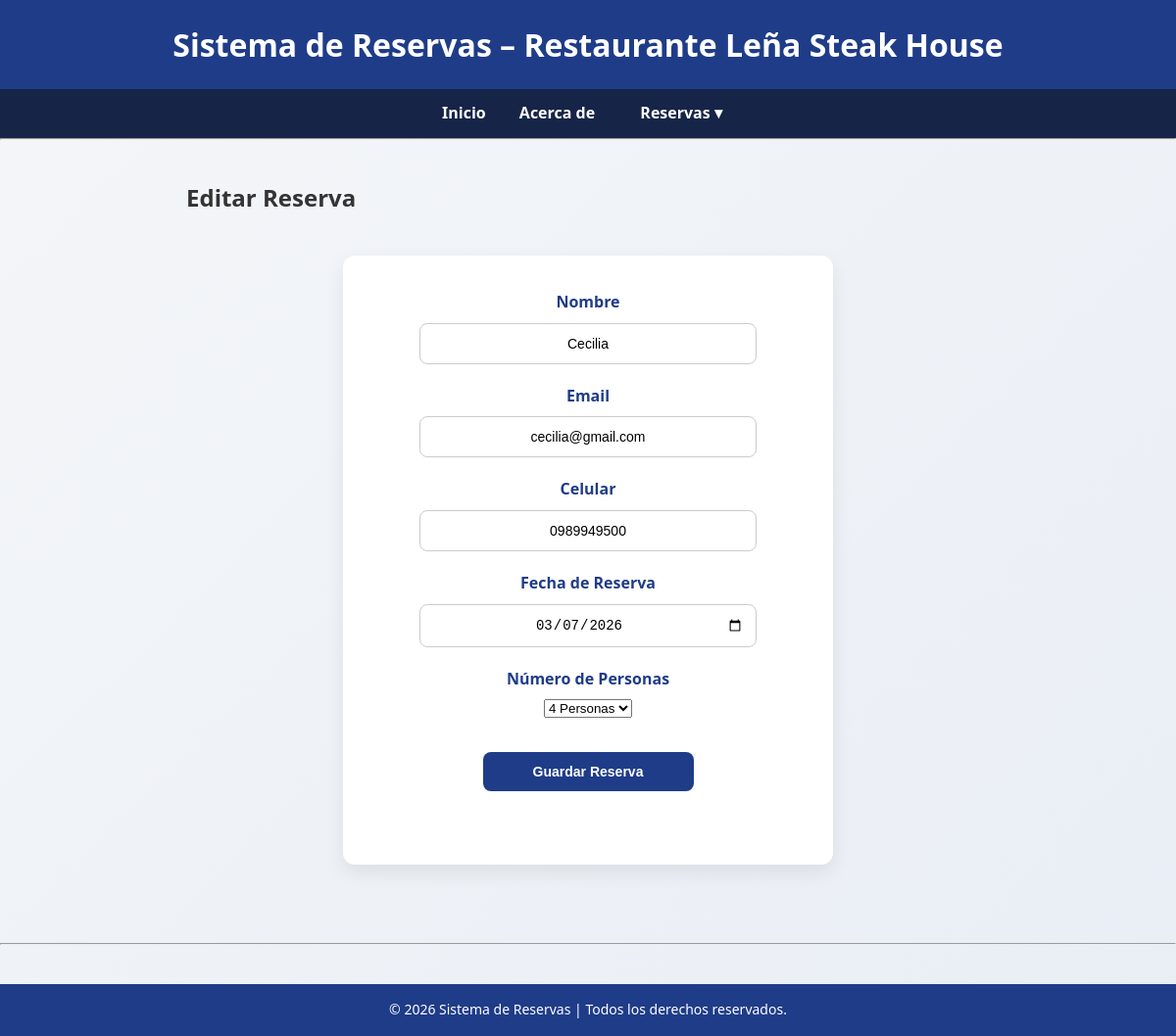
Screenshot of /clientes/editar/4 with the database file from the repository.
### tables this page shows
CREATE TABLE clientes (
                id INTEGER PRIMARY KEY AUTOINCREMENT,
                nombre TEXT NOT NULL,
                email TEXT NOT NULL,
                celular TEXT NOT NULL,
                fecha_reserva TEXT NOT NULL,
                personas INTEGER NOT NULL
            );

### app.py (the view, shortened to what this page needs)
@app.route("/clientes/editar/<int:id>", methods=["GET", "POST"])
def editar_cliente(id):
    cliente_db = gestor.obtener_cliente_por_id(id)
    if not cliente_db:
        flash("Cliente no encontrado", "danger")
        return redirect(url_for("clientes_listar"))
    cliente_db = dict(cliente_db)
    cliente_db["fecha_reserva"] = datetime.strptime(
        cliente_db["fecha_reserva"], "%Y-%m-%d"
    ).date()
    form = ClienteForm(data=cliente_db)
    return render_template("editar_cliente.html", form=form)

### form.py
class ClienteForm(FlaskForm):
    nombre = StringField("Nombre", validators=[DataRequired(), Length(min=2, max=200)])
    email = StringField("Email",  validators=[DataRequired(), Email(), Length(max=200)])
    celular = StringField("Celular", validators=[DataRequired(), Length(min=10, max=10)])
    fecha_reserva = DateField(
        "Fecha de Reserva",
        validators=[DataRequired()],
        format='%Y-%m-%d',
        render_kw={"min": date.today()}  # No permite fechas pasadas
    )
    personas = SelectField(
    "Número de Personas",
    choices=[(0, "")] + [(i, f"{i} Persona" if i == 1 else f"{i} Personas") for i in range(1, 9)],
    coerce=int,
    validators=[DataRequired()]
)
    submit = SubmitField("Guardar Reserva")

### reservas/bd.py (called while the page is built)
def get_db_connection():
    db_path.parent.mkdir (parents=True, exist_ok=True)
    conn = sqlite3.connect(db_path)
    conn.row_factory = sqlite3. Row
    return conn

### reservas/gestor_clientes.py (called while the page is built)
    def obtener_cliente_por_id(self, id):
        with get_db_connection() as conn:
            return conn.execute(
                "SELECT * FROM clientes WHERE id=?",
                (id,)
            ).fetchone()

### templates/editar_cliente.html (shortened to what this page needs)
{% extends "base.html" %}
{% block content %}
<h2>Editar Reserva</h2>
<form method="POST">
    <p>{{ form.nombre.label }} {{ form.nombre() }}</p>
    <p>{{ form.email.label }} {{ form.email() }}</p>
    <p>{{ form.celular.label }} {{ form.celular() }}</p>
    <p>{{ form.fecha_reserva.label }} {{ form.fecha_reserva() }}</p>
    <p>{{ form.personas.label }} {{ form.personas() }}</p>
    <p>{{ form.submit(class="btn") }}</p>
</form>
{% endblock %}

### static/styles.css (style rules this page uses)
* { margin: 0; padding: 0; box-sizing: border-box; }
body { font-family: 'Segoe UI', Tahoma, Geneva, Verdana, sans-serif; background: linear-gradient(135deg, #f4f6f9, #e9eef5); color: #333; line-height: 1.6; }
.btn { display: inline-block; padding: 12px 22px; background: #1f3c88; color: white; border-radius: 8px; text-decoration: none; font-weight: bold; transition: 0.3s ease; margin: 20px 0; }
form { background: white; padding: 35px; border-radius: 12px; box-shadow: 0 8px 20px rgba(0,0,0,0.08); max-width: 500px; margin: 40px auto; text-align: center; }
form p { margin-bottom: 20px; display: flex; flex-direction: column; align-items: center; }
form label { font-weight: bold; margin-bottom: 8px; color: #1f3c88; }
form input { width: 80%; padding: 12px; border-radius: 8px; border: 1px solid #ccc; font-size: 14px; text-align: center; transition: 0.3s ease; }
form input[type="submit"] { background: #1f3c88; color: white; padding: 12px; border: none; border-radius: 8px; cursor: pointer; font-weight: bold; width: 50%; margin-top: 15px; transition: 0.3s ease; }

### rows the page displays
clientes: nombre "Cecilia", email "cecilia@gmail.com", celular "0989949500", fecha_reserva "03/07/2026", personas "4 Personas"
